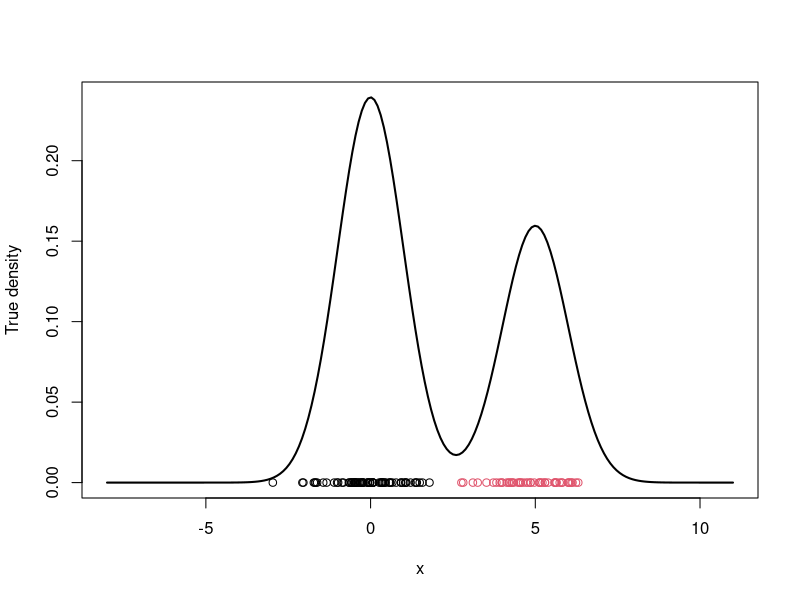
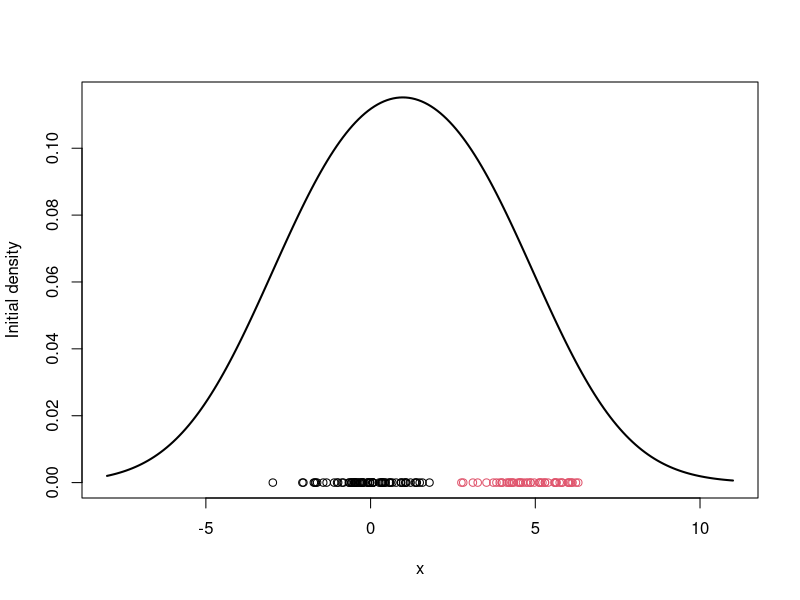
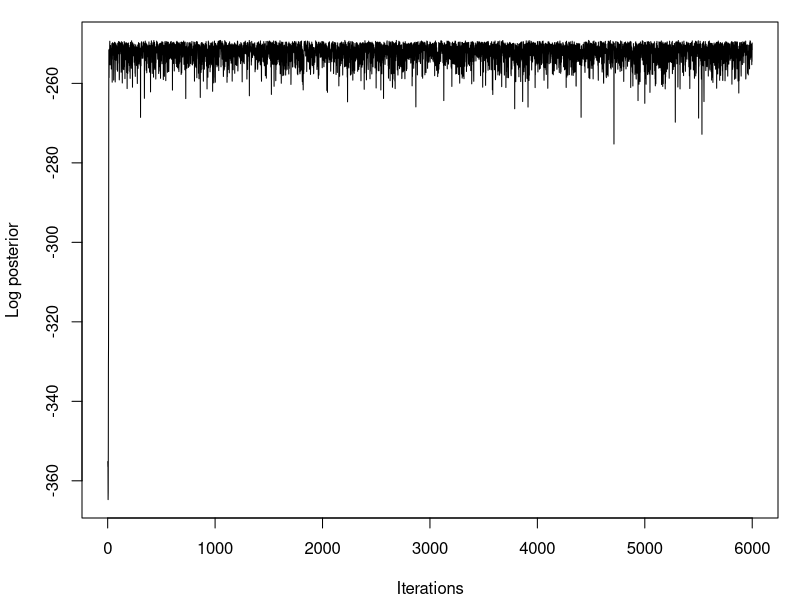
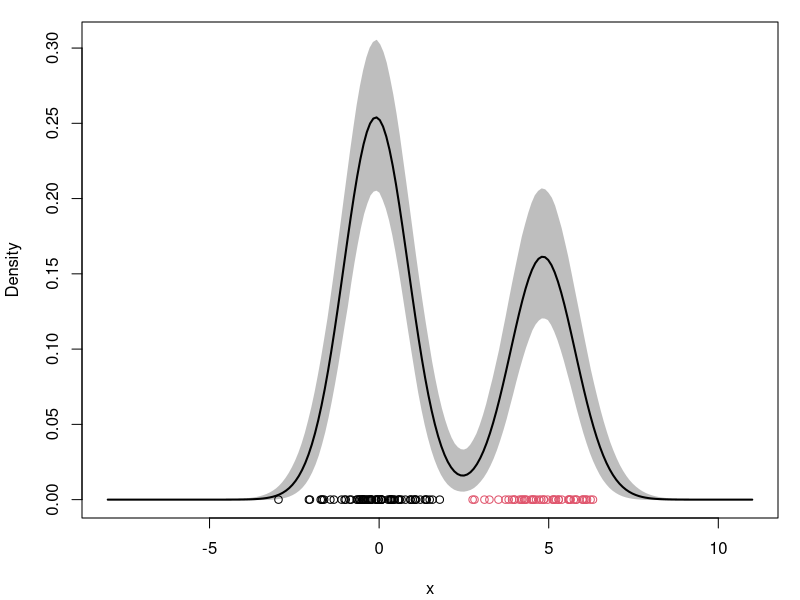

Write the R code that produced these figures, in order.
#### Example of an MCMC algorithm for fitting a location mixture of 2 Gaussian components
#### The algorithm is tested using simulated data

## Clear the environment and load required libraries
rm(list = ls())
library(MCMCpack)
set.seed(81196) # So that results are reproducible

## Generate data from a mixture with 2 components
KK = 2
w.true = 0.6 # True weights associated with the components
mu.true = rep(0, KK)
mu.true[1] = 0 # True mean for the first component
mu.true[2] = 5 # True mean for the second component
sigma.true = 1 # True standard deviation of all components
n = 120 # Number of observations to be generated
cc.true = sample(1:KK, n, replace = T, prob = c(w.true, 1 - w.true))
x = rep(0, n)
for (i in 1:n) {
  x[i] = rnorm(1, mu.true[cc.true[i]], sigma.true)
}

# Plot the true density
par(mfrow = c(1, 1))
xx.true = seq(-8, 11, length = 200)
yy.true = w.true * dnorm(xx.true, mu.true[1], sigma.true) +
  (1 - w.true) * dnorm(xx.true, mu.true[2], sigma.true)
plot(xx.true, yy.true, type = "l", xlab = "x", ylab = "True density", lwd = 2)
points(x, rep(0, n), col = cc.true)

## Initialize the parameters
w = 1 / 2 # Assign equal weight to each component to start with
mu = rnorm(KK, mean(x), sd(x)) # Random cluster centers randomly spread over the support of the data
sigma = sd(x) # Initial standard deviation

# Plot the initial guess for the density
xx = seq(-8, 11, length = 200)
yy = w * dnorm(xx, mu[1], sigma) + (1 - w) * dnorm(xx, mu[2], sigma)
plot(xx, yy,
  type = "l", ylim = c(0, max(yy)), xlab = "x",
  ylab = "Initial density", lwd = 2
)
points(x, rep(0, n), col = cc.true)

## The actual MCMC algorithm starts here
# Priors
aa = rep(1, KK) # Uniform prior on w
eta = 0 # Mean 0 for the prior on mu_k
tau = 5 # Standard deviation 5 on the prior for mu_l
dd = 2
qq = 1

# Number of iterations of the sampler
rrr = 6000
burn = 1000


# Storing the samples
cc.out = array(0, dim = c(rrr, n))
w.out = rep(0, rrr)
mu.out = array(0, dim = c(rrr, KK))
sigma.out = rep(0, rrr)
logpost = rep(0, rrr)

# MCMC iterations
for (s in 1:rrr) {
  # Sample the indicators
  cc = rep(0, n)
  for (i in 1:n) {
    v = rep(0, KK)
    v[1] = log(w) + dnorm(x[i], mu[1], sigma, log = TRUE) # Compute the log of the weights
    v[2] = log(1 - w) + dnorm(x[i], mu[2], sigma, log = TRUE) # Compute the log of the weights
    v = exp(v - max(v)) / sum(exp(v - max(v)))
    cc[i] = sample(1:KK, 1, replace = TRUE, prob = v)
  }

  # Sample the weights
  w = rbeta(1, aa[1] + sum(cc == 1), aa[2] + sum(cc == 2))

  # Sample the means
  for (k in 1:KK) {
    nk = sum(cc == k)
    xsumk = sum(x[cc == k])
    tau2.hat = 1 / (nk / sigma^2 + 1 / tau^2)
    mu.hat = tau2.hat * (xsumk / sigma^2 + eta / tau^2)
    mu[k] = rnorm(1, mu.hat, sqrt(tau2.hat))
  }

  # Sample the variances
  dd.star = dd + n / 2
  qq.star = qq + sum((x - mu[cc])^2) / 2
  sigma = sqrt(rinvgamma(1, dd.star, qq.star))

  # Store samples
  cc.out[s, ] = cc
  w.out[s] = w
  mu.out[s, ] = mu
  sigma.out[s] = sigma
  for (i in 1:n) {
    if (cc[i] == 1) {
      logpost[s] = logpost[s] + log(w) + dnorm(x[i], mu[1], sigma, log = TRUE)
    } else {
      logpost[s] = logpost[s] + log(1 - w) + dnorm(x[i], mu[2], sigma, log = TRUE)
    }
  }
  logpost[s] = logpost[s] + dbeta(w, aa[1], aa[2], log = T)
  for (k in 1:KK) {
    logpost[s] = logpost[s] + dnorm(mu[k], eta, tau, log = T)
  }
  logpost[s] = logpost[s] + log(dinvgamma(sigma^2, dd, 1 / qq))
  if (s / 500 == floor(s / 500)) {
    print(paste("s =", s))
  }
}

## Plot the logposterior distribution for various samples
par(mfrow = c(1, 1))
par(mar = c(4, 4, 1, 1) + 0.1)
plot(logpost, type = "l", xlab = "Iterations", ylab = "Log posterior")

xx = seq(-8, 11, length = 200)
density.posterior = array(0, dim = c(rrr - burn, length(xx)))
for (s in 1:(rrr - burn)) {
  density.posterior[s, ] = density.posterior[s, ] + w.out[s + burn] * dnorm(xx, mu.out[s + burn, 1], sigma.out[s + burn]) +
    (1 - w.out[s + burn]) * dnorm(xx, mu.out[s + burn, 2], sigma.out[s + burn])
}
density.posterior.m = apply(density.posterior, 2, mean)
density.posterior.lq = apply(density.posterior, 2, quantile, 0.025)
density.posterior.uq = apply(density.posterior, 2, quantile, 0.975)
par(mfrow = c(1, 1))
par(mar = c(4, 4, 1, 1) + 0.1)
plot(xx, density.posterior.m, type = "n", ylim = c(0, max(density.posterior.uq)), xlab = "x", ylab = "Density")
polygon(c(xx, rev(xx)), c(density.posterior.lq, rev(density.posterior.uq)), col = "grey", border = "grey")
lines(xx, density.posterior.m, lwd = 2)
points(x, rep(0, n), col = cc.true)
